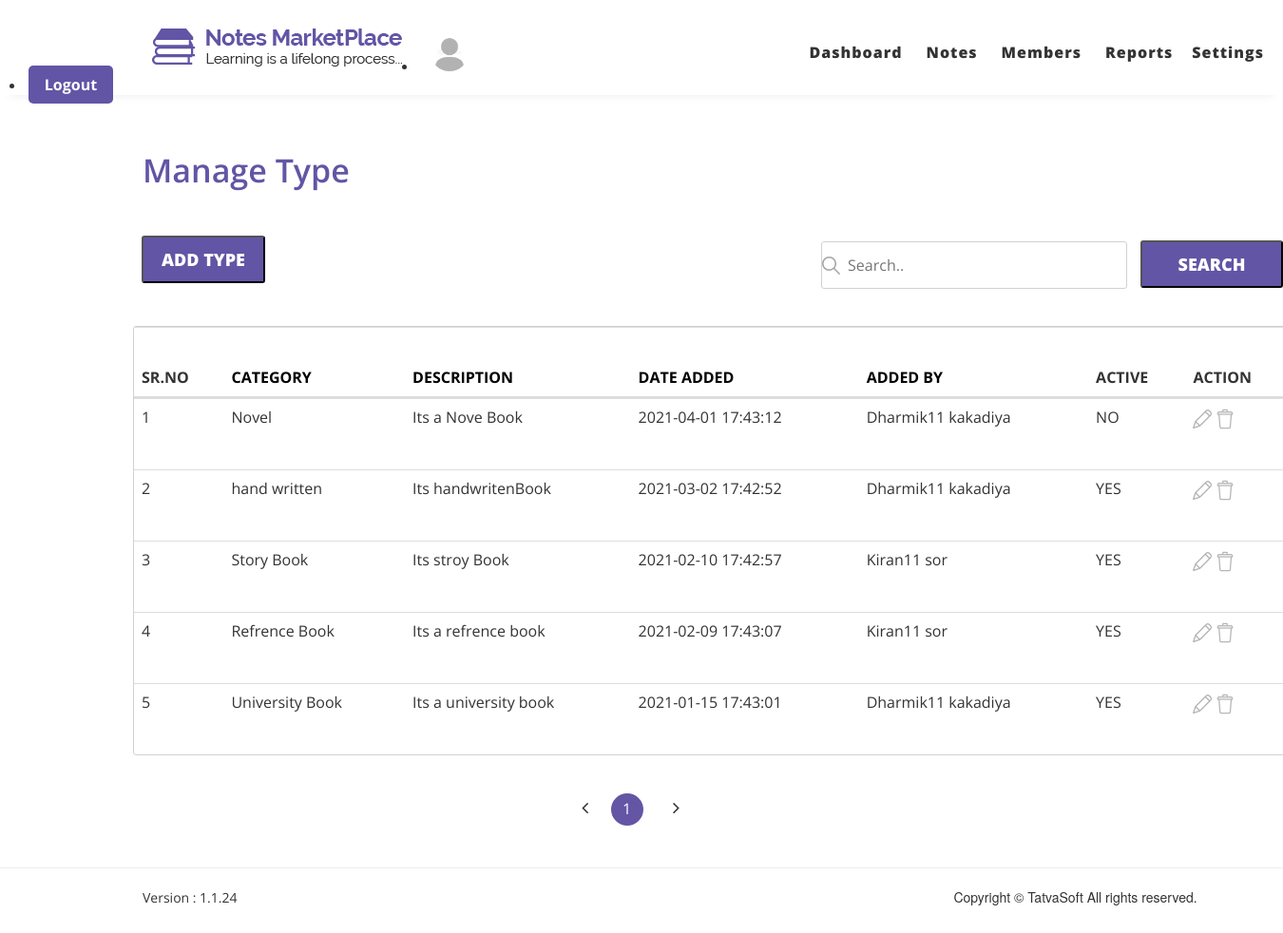
Before: /admin/managetype.php with the older database file.
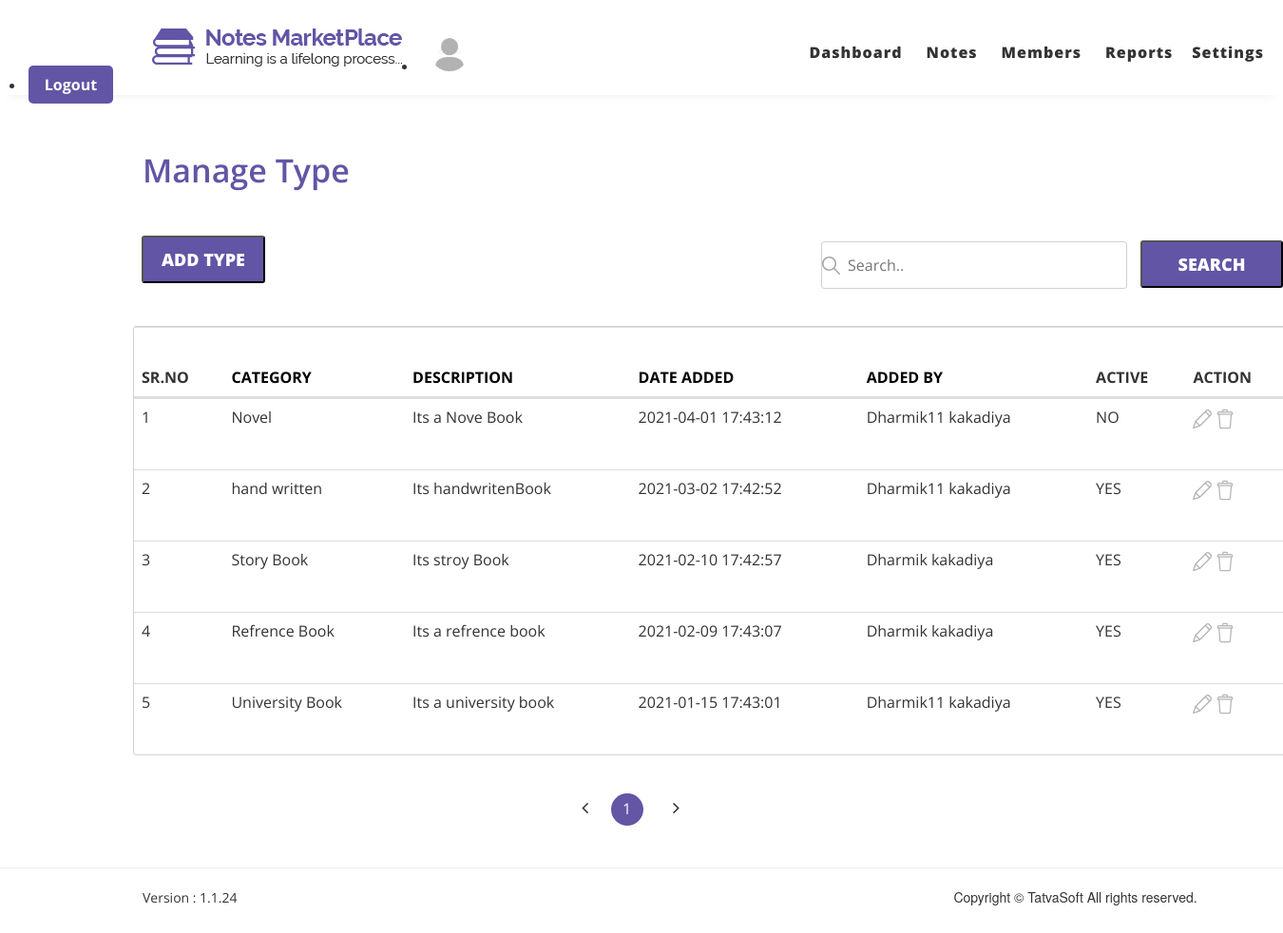
After: the same page with the newer database file.
### tables this page shows
CREATE TABLE `notetypes` (
  `ID` int(11) NOT NULL,
  `Name` varchar(100) NOT NULL,
  `Description` varchar(200) NOT NULL,
  `CreatedDate` datetime DEFAULT NULL,
  `CreatedBy` int(11) DEFAULT NULL,
  `ModifiedDate` datetime DEFAULT NULL,
  `ModifiedBy` int(11) DEFAULT NULL,
  `IsActive` bit(1) NOT NULL
);

CREATE TABLE `users` (
  `ID` int(11) NOT NULL,
  `RoleID` int(11) NOT NULL,
  `FirstName` varchar(50) NOT NULL,
  `LastName` varchar(50) NOT NULL,
  `EmailID` varchar(100) NOT NULL,
  `Password` varchar(24) NOT NULL,
  `IsEmailVerified` bit(1) NOT NULL,
  `CreatedDate` datetime DEFAULT NULL,
  `CreatedBy` int(11) DEFAULT NULL,
  `ModifiedDate` datetime DEFAULT NULL,
  `ModifiedBy` int(11) DEFAULT NULL,
  `IsActive` bit(1) NOT NULL
);

### admin/managetype.php (the view, shortened to what the changed rows need)
<!doctype html>
<html lang="en">
<head>
    <link rel="stylesheet" href="css/font-awesom/css/font-awesome.min.css">
    <link rel="stylesheet" href="css/bootstrap/bootstrap.min.css.css">
    <link rel="stylesheet" href="css/style.css">
    <link rel="stylesheet" href="css/responsive.css">
</head>
<body>
    <?php
    include "includes/header.php";
    ?>
    <section id="managed">
        <div class="managed-admin down-dash">
            <h1 class="manage-heading manage-ad">Manage Type</h1>
        </div>
    </section>
    <?php
                $sort='DESC';
                if(isset($_GET['sorting'])){
                    $sort=$_GET['sorting'];
                }
                else{
                    $sort='ASC';
                }
                $order='ORDER BY notetypes.CreatedDate';
            ?>
            <?php
                $per_page=5;
                if(isset($_GET['page1']))
                {
                    $page=$_GET['page1'];
                }
                else{
                    $page='1';
                }
                if($page=='' || $page==1){
                    $page_1=0;
                }
                else{
                    $page_1=($page*$per_page)-$per_page;
                }
            $search='';
                $sort=='DESC'?$sort='ASC':$sort='DESC';
    ?>
    <table class="table table-responsive table-down">
        <thead>
             <tr>
                <tr>
                <th scope="col">SR.NO</th>
                <?php echo "<th scope='col'><a style='color:black;' href='managetype.php?asc=category&sorting=$sort'>CATEGORY</a></th>";?>
                <?php echo "<th scope='col'><a style='color:black;' href='managetype.php?asc=desc&sorting=$sort'>DESCRIPTION</a></th>
                <th scope='col'><a style='color:black;' href='managetype.php?asc=date&sorting=$sort'>DATE ADDED</a></th>"; ?>
                 <?php echo "<th scope='col'><a style='color:black;' href='managetype.php?asc=add&sorting=$sort'>ADDED BY</a></th>"; ?>
                <th scope="col">ACTIVE</th>
                <th scope="col">ACTION</th>
            </tr>
        </thead>
        <tbody>
    <?php
    $query="SELECT notetypes.ID,notetypes.Name,notetypes.Description,notetypes.CreatedDate,notetypes.IsActive,users.FirstName,users.LastName FROM notetypes LEFT JOIN users ON notetypes.CreatedBy=users.ID WHERE notetypes.Name LIKE '%$search%' OR  notetypes.Description LIKE '%$search%' OR users.FirstName LIKE '%$search%' $order $sort LIMIT $page_1,$per_page";
    $result=mysqli_query($conn,$query);
    $sr=1;
    while($row=mysqli_fetch_assoc($result)){
        $id=$row['ID'];
        $category=$row['Name'];
        $desc=$row['Description'];
        $date=$row['CreatedDate'];
        $active=$row['IsActive'];
        $name=$row['FirstName'];
        $name1=$row['LastName'];
        echo "<tr>";
        echo "<td>$sr</td>";
        echo "<td>$category</td>";
        echo "<td>$desc</td>";
        echo "<td>$date</td>";
        echo "<td>$name $name1</td>";
        if($active==0){
            echo "<td>YES</td>";
        }
        else{
            echo "<td>NO</td>";
        }
        echo "<td><a href='addtype.php?Edit={$id}'><img src='images/Dashboard/edit.png'></a>
                    <a <a onclick=\" javascript:return confirm('Are You Sure You Want To make this type inacticate?')\"style='color:#fff;' href='managetype.php?Delete={$id}'><img src='images/Front_images/images/delete.png' class='delete'></a></td>";
        echo "</tr>";
        $sr++;
    }
    ?>
    </tbody>
    </table>
</body>
</html>

Changed rows visible on the page:
changed through a linked row, notetypes "Story Book": CreatedBy.FirstName "Kiran11" → "Dharmik"; CreatedBy.LastName "sor" → "kakadiya"
changed through a linked row, notetypes "Refrence Book": CreatedBy.FirstName "Kiran11" → "Dharmik"; CreatedBy.LastName "sor" → "kakadiya"
